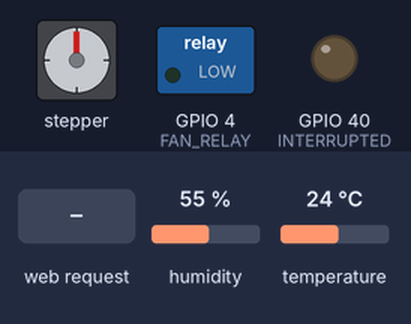
This sketch was run on a simulated ESP32-S3. Shown: stepper motor, switched loads named in the sketch (green lamp = pin HIGH), output pins drawn as LEDs (lit = HIGH). Wiring (inferred from the names in the program): stepper motor (2048 steps per turn assumed): coils GPIO 17, GPIO 18, GPIO 7, GPIO 16. The inputs (shaded band) are chosen by the test bench; at power-on: humidity 55 %, temperature 24 °C. WiFi joins after 1.5 s; servers stay silent unless stated; pins used as bus, display or sensor lines are not drawn; what the sketch prints to the serial monitor is not drawn.

Above: at 2.7 s.
2.8 s: humidity set to 68 %
5.7 s: humidity set to 71 %
At 7.66 s:
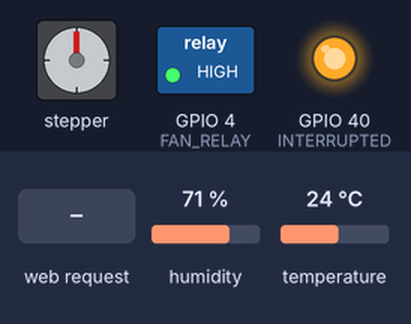
9.9 s: HTTP request GET /stop-vmc received
At 13.3 s:
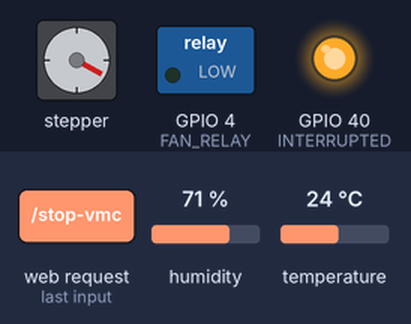
13.4 s: humidity set to 22 %
At 19.1 s:
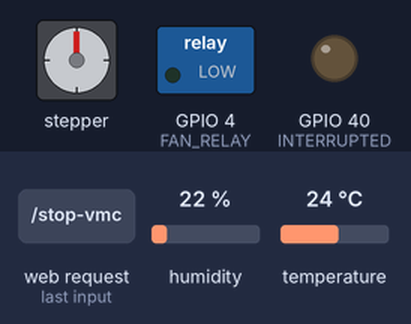
Timing chart, 0 to 19.2 s (numbered marks = the images above; inputs shaded):
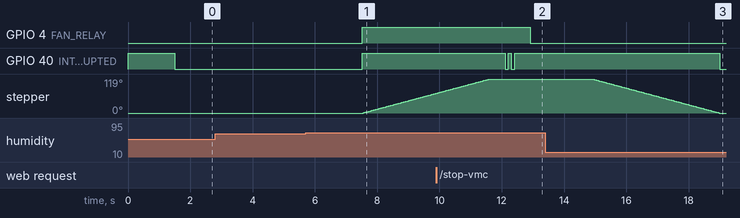

Measured:
- the behaviour switches between 69 and 70 % on humidity (found by bisection; images 0 and 1)
- after the input at 2.8 s, every drawn part: stays the same
- after the input at 5.7 s, GPIO 4 (FAN_RELAY), GPIO 40 (INTERRUPTED): LOW → HIGH after 1.8 s; stepper: keeps turning clockwise at about 30°/s, starting after 1.9 s
- after the input at 9.9 s, GPIO 4 (FAN_RELAY): HIGH → LOW after 3.0 s
- after the input at 13.4 s, GPIO 4 (FAN_RELAY): stays LOW (without the input it goes to HIGH after 5.6 s); GPIO 40 (INTERRUPTED): HIGH → LOW after 5.6 s

The sketch:

VMC-ESP32.ino
```cpp
#include <WiFi.h>
#include <WebServer.h>
#include "DHT.h"

const char* ssid = "Martin Router King";
const char* password = "I have a LAN";

const int temperatureTreshold = 35;
const int hygrometryTreshold = 70;

// DTH22 SENSOR //
#define DHTPIN 5       // GPIO pin you're using
#define DHTTYPE DHT22   // DHT22 (AM2302)

DHT dht(DHTPIN, DHTTYPE);

// FAN RELAYS //
const int FAN_RELAY = 4;  // Turn FAN ON / OFF

// STEPPER MOTOR //
#define IN1 17
#define IN2 18
#define IN3 7
#define IN4 16

const int steps[8][4] = {
  {1, 0, 0, 0},
  {1, 1, 0, 0},
  {0, 1, 0, 0},
  {0, 1, 1, 0},
  {0, 0, 1, 0},
  {0, 0, 1, 1},
  {0, 0, 0, 1},
  {1, 0, 0, 1}
};

// OVERRIDE BUTTON //
//const int OVERRIDE = 15;  // Override button

const int INTERRUPTED = 40;

// variables
volatile bool buttonPressed = false;
bool fanActiveOverride = false;
bool fanActiveAPI = false;
bool isFanActive = false;
bool isInterrupted = false;

int temperature = 0;
int hydrometrie = 0;

unsigned long lastCheckTimeInt = 0;

WebServer server(80);

/*
void IRAM_ATTR handleButtonPress() {

    if (!isInterrupted && millis() - lastCheckTimeInt > 1500) {
    lastCheckTimeInt = millis();
    Serial.print("BUTTON PRESS : ");
    fanActiveOverride = !fanActiveOverride;
    Serial.println(fanActiveOverride);
  }
}*/


void handle_start() {
  digitalWrite(INTERRUPTED, HIGH);
  delay(500);
  digitalWrite(INTERRUPTED, LOW);
  delay(100);
  digitalWrite(INTERRUPTED, HIGH);
  delay(100);
  digitalWrite(INTERRUPTED, LOW);
  delay(100);
  digitalWrite(INTERRUPTED, HIGH);
  delay(500);
  digitalWrite(INTERRUPTED, LOW);
  if (!isInterrupted) {
    if (!fanActiveOverride) {
      if (!isFanActive) {
        fanActiveAPI = true;
        server.send(200, "text/plain", "Fan Active");
        activateFan();
        printInfo();
        return;
      } else {
        server.send(200, "text/plain", "Fan already active");
        printInfo();
        return;
      }
    } else {
        server.send(500, "text/plain", "Button is overriding");
        printInfo();
        return;
    }
  } else {
    server.send(500, "text/plain", "Already changing state");
    printInfo();
    return;
  }
  server.send(404, "text/plain", "ERROR");
  printInfo();
}

void handle_stop() {
  digitalWrite(INTERRUPTED, HIGH);
  delay(500);
  digitalWrite(INTERRUPTED, LOW);
  delay(100);
  digitalWrite(INTERRUPTED, HIGH);
  delay(100);
  digitalWrite(INTERRUPTED, LOW);
  delay(100);
  digitalWrite(INTERRUPTED, HIGH);
  delay(500);
  digitalWrite(INTERRUPTED, LOW);
  if (!isInterrupted) {
    if (!fanActiveOverride) {
      if (isFanActive) {
        fanActiveAPI = false;
        server.send(200, "text/plain", "Fan Stopped");
        stopFan(true);
        printInfo();
        return;
      } else {
        server.send(200, "text/plain", "Fan already stopped");
        printInfo();
        return;
      }
    } else {
        server.send(500, "text/plain", "Button is overriding");
        printInfo();
        return;
    }
  } else {
    server.send(500, "text/plain", "Already changing state");
    printInfo();
    return;
  }
  server.send(404, "text/plain", "ERROR");
  printInfo();
}

void handle_info() {
  printInfo();
  String message = "";

  if (isInterrupted) {
    if (isFanActive) {
      message = message + "En train de s'éteindre. ";
    } else {
      message = message + "En train de s'allummer. ";
    }
  } else {
    if (isFanActive) {
      message = message + "Vetilation ON. ";
    } else {
      message = message + "Ventialtion OFF. ";
    }
  }

  if (fanActiveOverride) {
    message = message + "Bouton override actif. ";
  }

  if (fanActiveAPI) {
    message = message + "Appel API ON. ";
  }

  server.send(200, "application/json", "{\"message\" : \"" + message + "\",\"status\" : \"" + isFanActive + "\",\"temperature\" : \"" + temperature + "\",\"hygrometrie\" : \"" + hydrometrie + "\"}");
}

void setup() {
  Serial.begin(115200);
  dht.begin();

  // FAN RELAY
  pinMode(FAN_RELAY, OUTPUT);

  // OVERRIDE BUTTON
  //pinMode(OVERRIDE, INPUT_PULLUP);

  //INTEERUPTION LED
  pinMode(INTERRUPTED, OUTPUT);

  pinMode(IN1, OUTPUT);
  pinMode(IN2, OUTPUT);
  pinMode(IN3, OUTPUT);
  pinMode(IN4, OUTPUT);

  stopFan(false);

  WiFi.begin(ssid, password);
  Serial.print("Connecting to Wi-Fi");

  while (WiFi.status() != WL_CONNECTED) {
    Serial.print(".");
    digitalWrite(INTERRUPTED, HIGH);
    delay(150);
    digitalWrite(INTERRUPTED, LOW);
  }
  digitalWrite(INTERRUPTED, LOW);
  Serial.println("\nConnected to Wi-Fi!");
  Serial.print("IP Address: ");
  Serial.println(WiFi.localIP());

  server.begin();
  server.on("/start-vmc", handle_start);
  server.on("/stop-vmc", handle_stop);
  server.on("/info", handle_info);

  //attachInterrupt(digitalPinToInterrupt(OVERRIDE), handleButtonPress, FALLING);


  Serial.println("----BEGIN----");
}

void loop() {
  static unsigned long lastCheckTime = 0;
  server.handleClient();

  if (fanActiveOverride) {
    if (!isFanActive) {
      Serial.println("Override button pressed!");
      activateFan();
      printInfo();
    }
    return;
  }

  if (millis() - lastCheckTime > 1500) {
    lastCheckTime = millis();

  hydrometrie = dht.readHumidity();
  temperature = dht.readTemperature();

    if (fanActiveAPI) {
      if (!isFanActive) {
        Serial.println("Activating fan from API");
        activateFan();
        printInfo();
      }
      return;
    } else {
      if (temperature >= temperatureTreshold || hydrometrie >= hygrometryTreshold) {
        if (!isFanActive) {
          Serial.println("Activating fan from SENSOR");
          activateFan();
          printInfo();
        }
        return;
      } else if (isFanActive) {
        stopFan(true);
        printInfo();
      }
    }
  }
}

void activateFan() {
  Serial.println("---START---");
  isInterrupted = true;
  digitalWrite(INTERRUPTED, HIGH);
  digitalWrite(FAN_RELAY, HIGH);
  isFanActive = true;
  turnStepper(120, true);
  digitalWrite(INTERRUPTED, LOW);
  isInterrupted = false;
}

void stopFan(bool gate) {
   Serial.println("---STOP---");
  isInterrupted = true;
  digitalWrite(INTERRUPTED, HIGH);
  digitalWrite(FAN_RELAY, LOW);

  if(gate) {
    delay(2000);
    turnStepper(120, false);
  }

  isFanActive = false;
  digitalWrite(INTERRUPTED, LOW);
  isInterrupted = false;
}

void printInfo() {
  //Serial.println("---------- IMFORMATION DUMP ----------");
  //Serial.print("Fan status : ");
  if (isFanActive) {
    //Serial.println("1");
  } else {
    //Serial.println("0");
  }
  //Serial.print("Interruption : ");
  if (isInterrupted) {
    //Serial.println("1");
  } else {
    //Serial.println("0");
  }
  //Serial.print("Override active : ");
  if (fanActiveOverride) {
    //Serial.println("1");
  } else {
    //Serial.println("0");
  }
  //Serial.print("API active : ");
  if (fanActiveAPI) {
    //Serial.println("1");
  } else {
    //Serial.println("0");
  }
}

void turnStepper(int deg, bool sens) {
  int degCorr = round(deg * 11.32);
  for (int i = 0; i < degCorr; i++) {  // 512 steps for a full rotation
    if (sens) {
      stepMotor(i % 8);
      delay(3);
    } else {
      int stepIndex = (8 - (i % 8)) % 8;
      stepMotor(stepIndex);
      delay(3);
    }
  }
  digitalWrite(IN1, 0);
  digitalWrite(IN2, 0);
  digitalWrite(IN3, 0);
  digitalWrite(IN4, 0);
}

void stepMotor(int step) {
  digitalWrite(IN1, steps[step][0]);
  digitalWrite(IN2, steps[step][1]);
  digitalWrite(IN3, steps[step][2]);
  digitalWrite(IN4, steps[step][3]);
}
```
